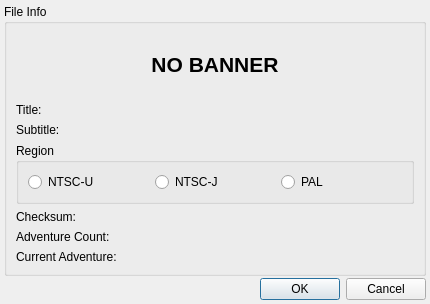
<?xml version="1.0" encoding="UTF-8"?>
<ui version="4.0">
 <class>FileInfoDialog</class>
 <widget class="QDialog" name="FileInfoDialog">
  <property name="geometry">
   <rect>
    <x>0</x>
    <y>0</y>
    <width>430</width>
    <height>288</height>
   </rect>
  </property>
  <property name="sizePolicy">
   <sizepolicy hsizetype="Fixed" vsizetype="Fixed">
    <horstretch>0</horstretch>
    <verstretch>0</verstretch>
   </sizepolicy>
  </property>
  <property name="windowTitle">
   <string>File Info</string>
  </property>
  <layout class="QGridLayout" name="gridLayout">
   <property name="margin">
    <number>4</number>
   </property>
   <property name="spacing">
    <number>2</number>
   </property>
   <item row="0" column="0">
    <widget class="QGroupBox" name="fileInfoGrpBox">
     <property name="title">
      <string>File Info</string>
     </property>
     <layout class="QGridLayout" name="gridLayout_2">
      <item row="1" column="0">
       <widget class="QLabel" name="titleLbl">
        <property name="text">
         <string>Title:</string>
        </property>
       </widget>
      </item>
      <item row="3" column="0">
       <widget class="QGroupBox" name="groupBox">
        <property name="title">
         <string>Region</string>
        </property>
        <layout class="QHBoxLayout" name="horizontalLayout">
         <item>
          <widget class="QRadioButton" name="ntscURadioBtn">
           <property name="text">
            <string>NTSC-U</string>
           </property>
           <attribute name="buttonGroup">
            <string notr="true">regionBtnGrp</string>
           </attribute>
          </widget>
         </item>
         <item>
          <widget class="QRadioButton" name="ntscJRadioBtn">
           <property name="text">
            <string>NTSC-J</string>
           </property>
           <attribute name="buttonGroup">
            <string notr="true">regionBtnGrp</string>
           </attribute>
          </widget>
         </item>
         <item>
          <widget class="QRadioButton" name="palRadioBtn">
           <property name="text">
            <string>PAL</string>
           </property>
           <attribute name="buttonGroup">
            <string notr="true">regionBtnGrp</string>
           </attribute>
          </widget>
         </item>
        </layout>
       </widget>
      </item>
      <item row="0" column="0">
       <layout class="QHBoxLayout" name="horizontalLayout_2">
        <item>
         <spacer name="horizontalSpacer_2">
          <property name="orientation">
           <enum>Qt::Horizontal</enum>
          </property>
          <property name="sizeHint" stdset="0">
           <size>
            <width>40</width>
            <height>20</height>
           </size>
          </property>
         </spacer>
        </item>
        <item>
         <widget class="QLabel" name="bannerImg">
          <property name="minimumSize">
           <size>
            <width>192</width>
            <height>64</height>
           </size>
          </property>
          <property name="maximumSize">
           <size>
            <width>192</width>
            <height>64</height>
           </size>
          </property>
          <property name="text">
           <string>&lt;html&gt;&lt;head/&gt;&lt;body&gt;&lt;p align=&quot;center&quot;&gt;&lt;span style=&quot; font-size:16pt; font-weight:600;&quot;&gt;NO BANNER&lt;/span&gt;&lt;/p&gt;&lt;/body&gt;&lt;/html&gt;</string>
          </property>
          <property name="alignment">
           <set>Qt::AlignCenter</set>
          </property>
         </widget>
        </item>
        <item>
         <spacer name="horizontalSpacer">
          <property name="orientation">
           <enum>Qt::Horizontal</enum>
          </property>
          <property name="sizeHint" stdset="0">
           <size>
            <width>40</width>
            <height>20</height>
           </size>
          </property>
         </spacer>
        </item>
       </layout>
      </item>
      <item row="5" column="0">
       <widget class="QLabel" name="adventureCountLbl">
        <property name="text">
         <string>Adventure Count:</string>
        </property>
       </widget>
      </item>
      <item row="4" column="0">
       <widget class="QLabel" name="checkSumLbl">
        <property name="text">
         <string>Checksum:</string>
        </property>
       </widget>
      </item>
      <item row="6" column="0">
       <widget class="QLabel" name="currentAdventureLbl">
        <property name="text">
         <string>Current Adventure:</string>
        </property>
       </widget>
      </item>
      <item row="2" column="0">
       <widget class="QLabel" name="subtitleLbl">
        <property name="text">
         <string>Subtitle:</string>
        </property>
       </widget>
      </item>
     </layout>
     <zorder>checkSumLbl</zorder>
     <zorder>adventureCountLbl</zorder>
     <zorder>currentAdventureLbl</zorder>
     <zorder>groupBox</zorder>
     <zorder>titleLbl</zorder>
     <zorder>subtitleLbl</zorder>
    </widget>
   </item>
   <item row="1" column="0">
    <widget class="QDialogButtonBox" name="buttonBox">
     <property name="orientation">
      <enum>Qt::Horizontal</enum>
     </property>
     <property name="standardButtons">
      <set>QDialogButtonBox::Cancel|QDialogButtonBox::Ok</set>
     </property>
    </widget>
   </item>
  </layout>
 </widget>
 <tabstops>
  <tabstop>ntscURadioBtn</tabstop>
  <tabstop>ntscJRadioBtn</tabstop>
  <tabstop>palRadioBtn</tabstop>
  <tabstop>buttonBox</tabstop>
 </tabstops>
 <resources/>
 <connections>
  <connection>
   <sender>buttonBox</sender>
   <signal>accepted()</signal>
   <receiver>FileInfoDialog</receiver>
   <slot>accept()</slot>
   <hints>
    <hint type="sourcelabel">
     <x>248</x>
     <y>254</y>
    </hint>
    <hint type="destinationlabel">
     <x>157</x>
     <y>274</y>
    </hint>
   </hints>
  </connection>
  <connection>
   <sender>buttonBox</sender>
   <signal>rejected()</signal>
   <receiver>FileInfoDialog</receiver>
   <slot>reject()</slot>
   <hints>
    <hint type="sourcelabel">
     <x>316</x>
     <y>260</y>
    </hint>
    <hint type="destinationlabel">
     <x>286</x>
     <y>274</y>
    </hint>
   </hints>
  </connection>
 </connections>
 <buttongroups>
  <buttongroup name="regionBtnGrp"/>
 </buttongroups>
</ui>
